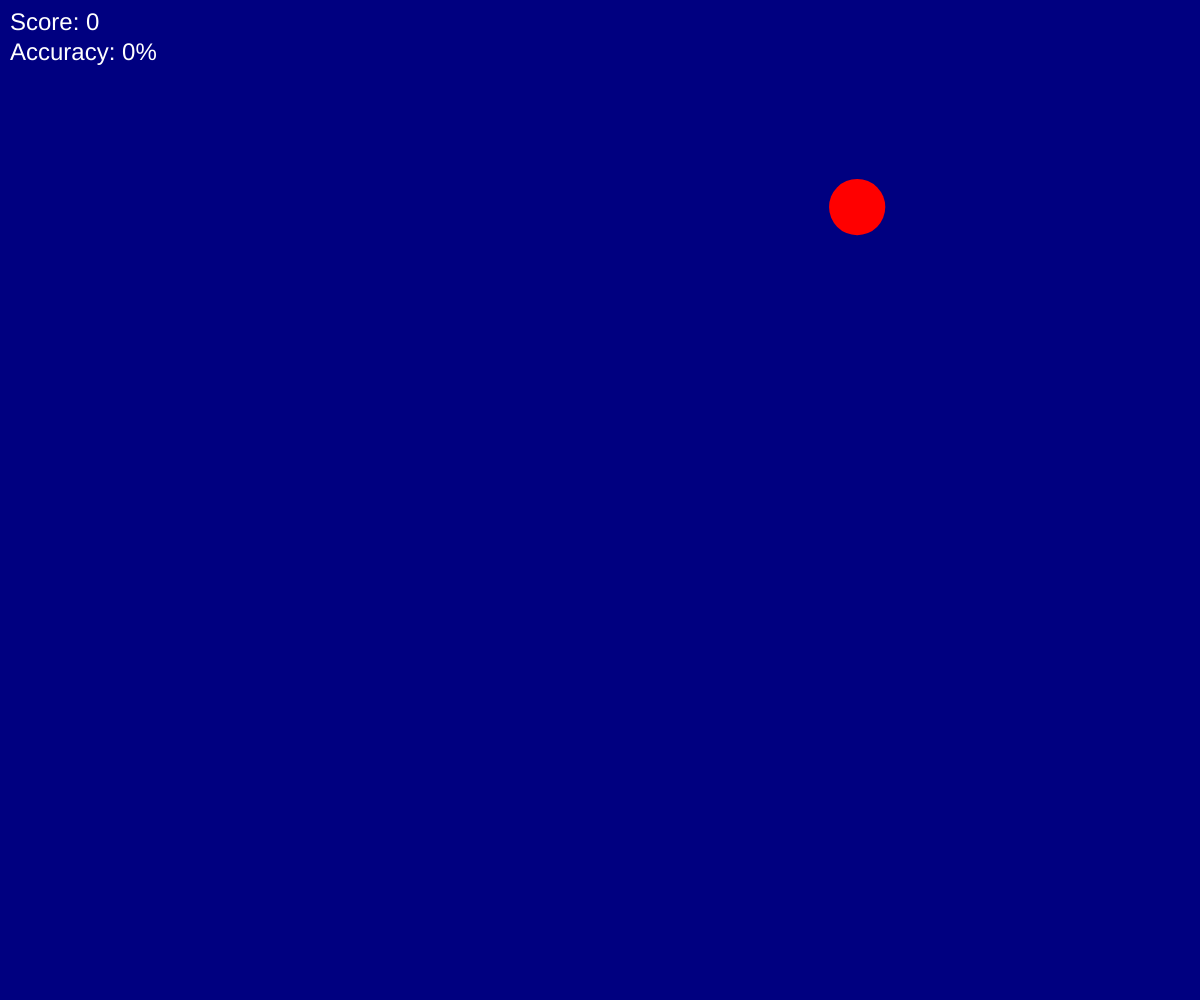
Frame 1 (no input)
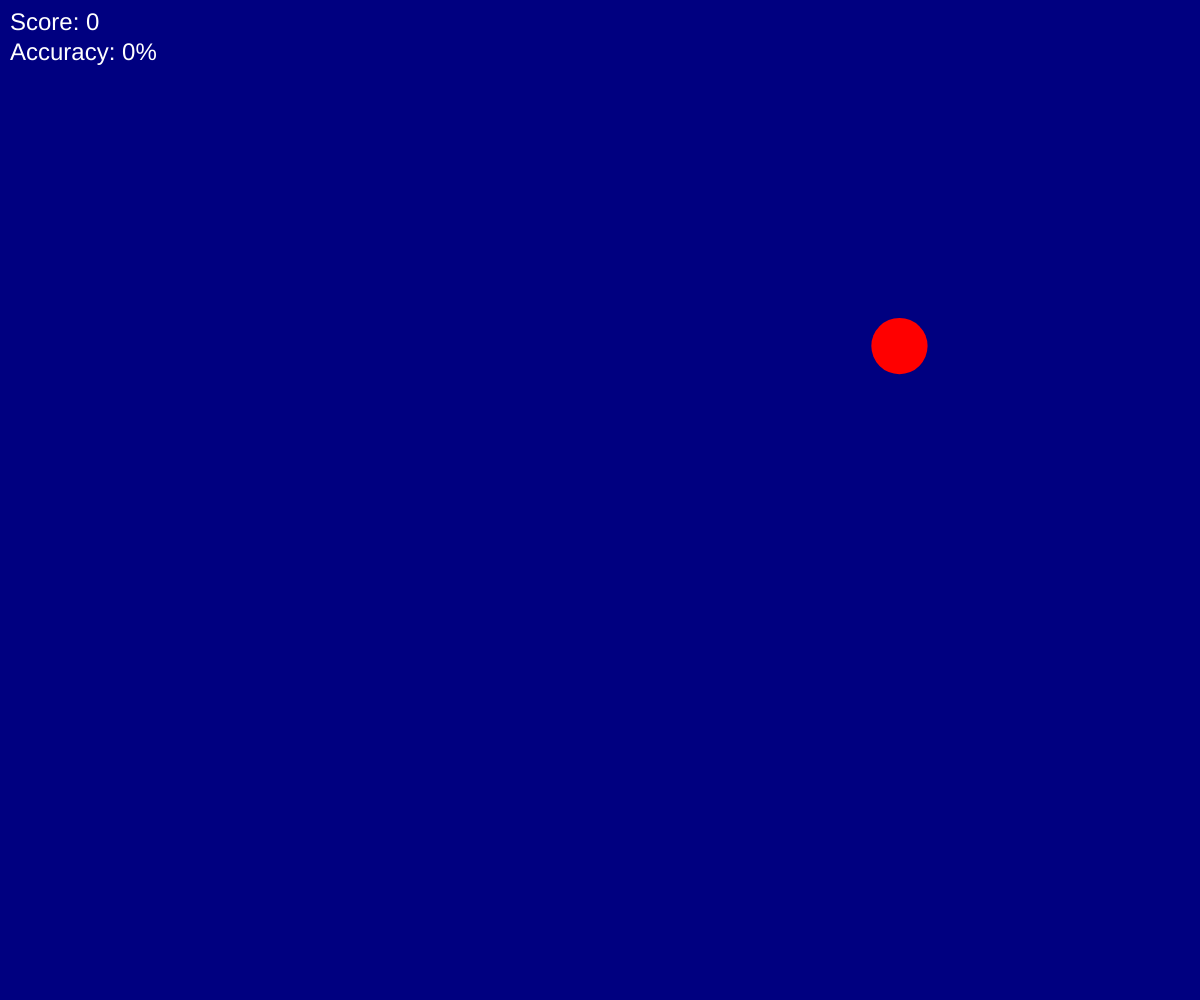
Frame 60 (no input)
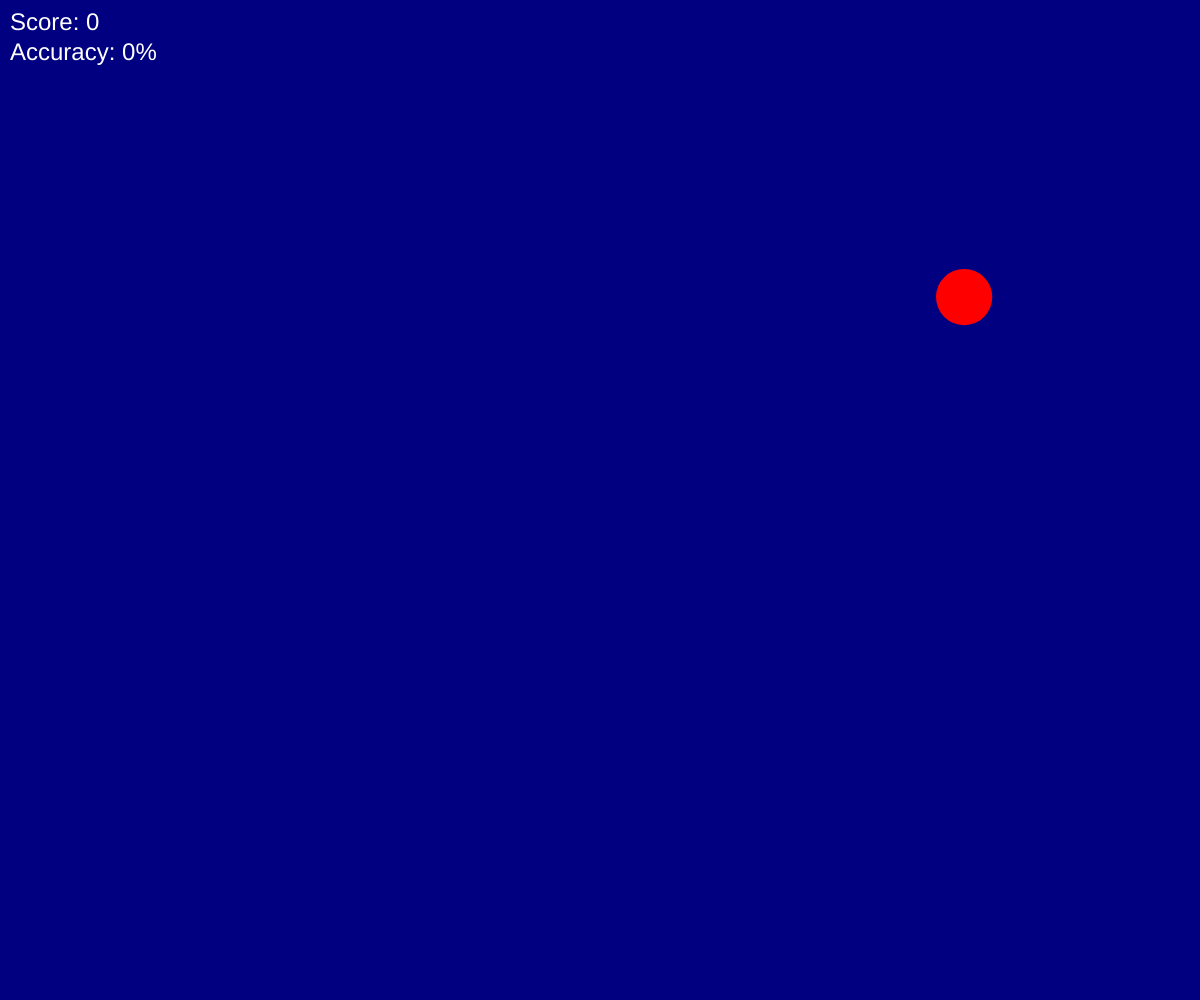
Frame 120 (the mouse pressed at the canvas centre since frame 60)

The p5.js sketch that drew these frames (run headless with seeded random() and noise() and a simulated clock; from frame 60 on, the mouse is pressed at the canvas centre):

// p5.js sketch
// ── sketch.js
function setup() {
  createCanvas(windowWidth, windowHeight);
  background(0, 0, 128);
  noStroke();
  target = {
    x: random(width),
    y: random(height),
    size: 56.25, // 1.5 times bigger than before
    color: color(255, 0, 0),
    time: millis()
  };
  score = 0;
  hits = 0;
  misses = 0;
}

function draw() {
  background(0, 0, 128);
  fill(target.color);
  ellipse(target.x, target.y, target.size);
  fill(255);
  textSize(24);
  textAlign(LEFT);
  text("Score: " + score, 10, 30);
  let total = hits + misses;
  let accuracy = 0;
  if (total > 0) {
    accuracy = round((hits / total) * 100);
  }
  text("Accuracy: " + accuracy + "%", 10, 60);
  if (millis() - target.time > 750) {
    target = {
      x: random(width),
      y: random(height),
      size: 56.25, // 1.5 times bigger than before
      color: color(255, 0, 0),
      time: millis()
    };
    misses++;
  }
}

function mousePressed() {
  if (
    mouseX >= target.x - target.size / 2 &&
    mouseX <= target.x + target.size / 2 &&
    mouseY >= target.y - target.size / 2 &&
    mouseY <= target.y + target.size / 2
  ) {
    score++;
    hits++;
    target = {
      x: random(width),
      y: random(height),
      size: 56.25, // 1.5 times bigger than before
      color: color(255, 0, 0),
      time: millis()
    };
  } else {
    misses++;
  }
}
